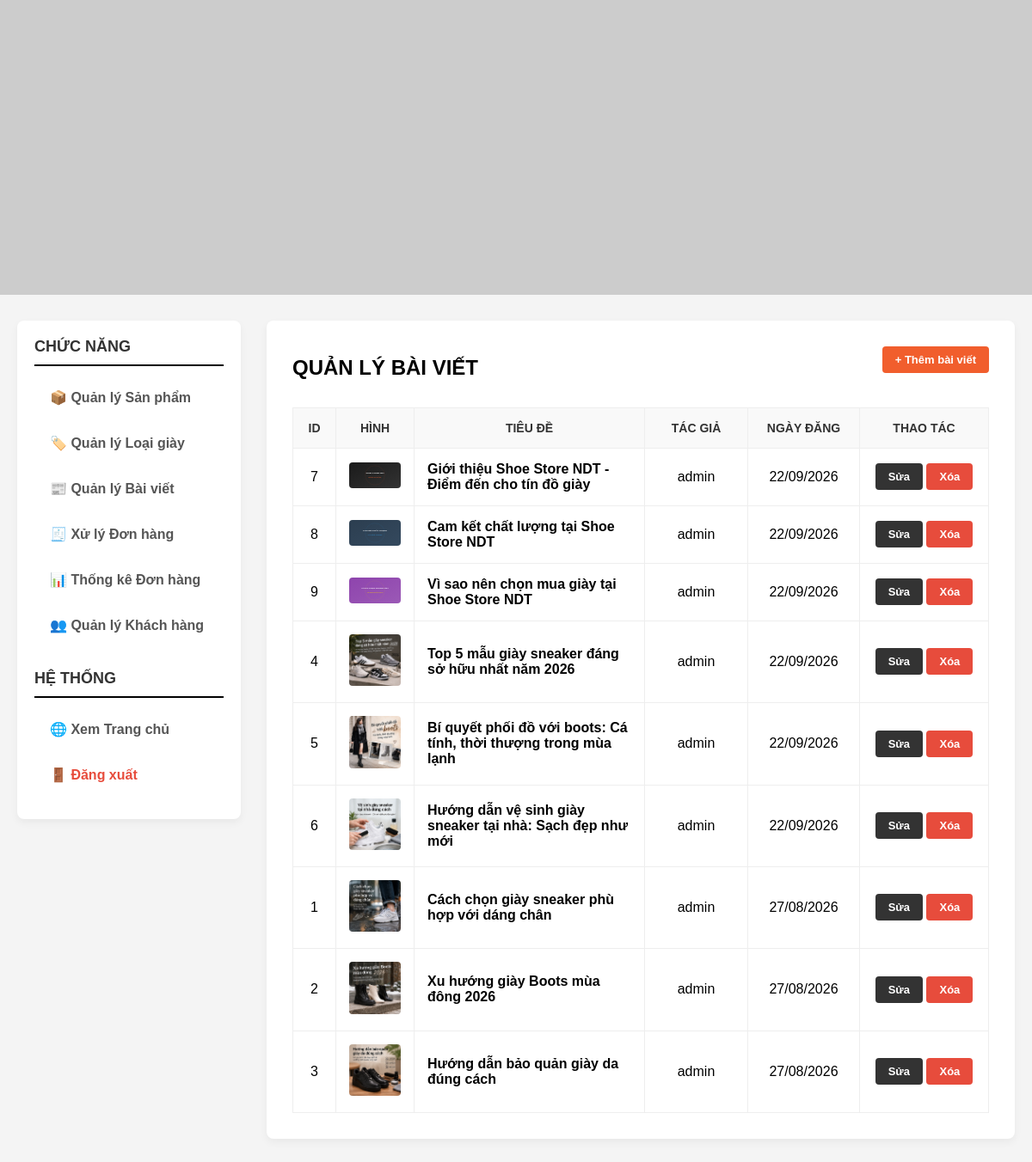
Page /admin.php?act=post (signed in) on the committed database.
### tables this page shows
CREATE TABLE `posts` (
  `idPost` int(11) NOT NULL,
  `tieude` varchar(200) NOT NULL,
  `noidung` text NOT NULL,
  `hinhanh` varchar(255) DEFAULT NULL,
  `tacgia` varchar(50) NOT NULL,
  `ngaydang` datetime NOT NULL DEFAULT current_timestamp()
);

### Model/mPost.php (called while the page is built, shortened)
<?php
class modelPost {
    public function mGetAllPosts() {
        $p = new clsKetNoi();
        $conn = $p->mMoKetNoi();
        $res = $conn->query("SELECT * FROM posts ORDER BY ngaydang DESC");
        return $res;
    }
}
?>

### Controller/cPost.php (called while the page is built, shortened)
<?php
include_once("Model/mPost.php");
class controlPost {
    public function cGetAllPosts() {
        $m = new modelPost();
        return $m->mGetAllPosts();
    }
}
?>

### View/admin_post.php (the view, shortened to what this page needs)
<?php
include_once("Controller/cPost.php");
$ctrl = new controlPost();
?>
<div style="display:flex; justify-content:space-between; align-items:center; margin-bottom:20px;">
    <h2>QUẢN LÝ BÀI VIẾT</h2>
    <a href="admin.php?act=add_post" class="btn btn-add" style="text-decoration:none;">+ Thêm bài viết</a>
</div>
<table>
    <thead>
        <tr>
            <th style="width:50px;">ID</th>
            <th style="width:80px;">Hình</th>
            <th>Tiêu đề</th>
            <th style="width:120px;">Tác giả</th>
            <th style="width:130px;">Ngày đăng</th>
            <th style="width:150px;">Thao tác</th>
        </tr>
    </thead>
    <tbody>
    <?php
    $list = $ctrl->cGetAllPosts();
    if ($list && $list->num_rows > 0) {
        while ($row = $list->fetch_assoc()) {
            echo "<tr>
                    <td>{$row['idPost']}</td>
                    <td><img src='img/{$row['hinhanh']}' width='60' style='border-radius:4px;' onerror=\"this.src='https://placehold.co/60x60?text=Bai+Viet'\"></td>
                    <td style='font-weight:bold; text-align:left;'>{$row['tieude']}</td>
                    <td>{$row['tacgia']}</td>
                    <td>" . date("d/m/Y", strtotime($row['ngaydang'])) . "</td>
                    <td>
                        <a href='admin.php?act=edit_post&id={$row['idPost']}' class='btn btn-edit'>Sửa</a>
                        <a href='admin.php?act=post&del={$row['idPost']}' class='btn btn-delete' onclick='return confirm(\"Bạn có chắc muốn xóa bài viết này?\")'>Xóa</a>
                    </td>
                  </tr>";
        }
    } else {
        echo "<tr><td colspan='6' style='padding:20px; color:#888;'>Chưa có bài viết nào.</td></tr>";
    }
    ?>
    </tbody>
</table>

### admin.php (style rules this page uses)
* { margin: 0; padding: 0; box-sizing: border-box; font-family: Arial, sans-serif; }
body { background-color: #f4f4f4; }
table { width: 100%; border-collapse: collapse; margin-top: 15px; }
table, th, td { border: 1px solid #eee; }
th, td { padding: 15px; text-align: center; }
th { background-color: #f9f9f9; color: #333; text-transform: uppercase; font-size: 14px; }
.btn { padding: 8px 15px; color: white; text-decoration: none; border-radius: 4px; font-size: 13px; font-weight: bold; display: inline-block; transition: 0.3s; }
.btn-edit { background: #333; }
.btn-delete { background: #e74c3c; }
.btn-add { background: #f15e2d; margin-bottom: 20px; }

### rows in the picture
posts: idPost "7", shows a picture, tieude "Giới thiệu Shoe Store NDT - Điểm đến cho tín đồ giày", tacgia "admin", ngaydang "22/09/2026"
posts: idPost "8", hinhanh (picture), tieude "Cam kết chất lượng tại Shoe Store NDT", tacgia "admin", ngaydang "22/09/2026"
posts: idPost "9", hinhanh (picture), tieude "Vì sao nên chọn mua giày tại Shoe Store NDT", tacgia "admin", ngaydang "22/09/2026"
posts: idPost "4", hinhanh (picture), tieude "Top 5 mẫu giày sneaker đáng sở hữu nhất năm 2026", tacgia "admin", ngaydang "22/09/2026"
posts: idPost "5", hinhanh (picture), tieude "Bí quyết phối đồ với boots: Cá tính, thời thượng trong mùa lạnh", tacgia "admin", ngaydang "22/09/2026"
posts: idPost "6", hinhanh (picture), tieude "Hướng dẫn vệ sinh giày sneaker tại nhà: Sạch đẹp như mới", tacgia "admin", ngaydang "22/09/2026"
posts: idPost "1", hinhanh (picture), tieude "Cách chọn giày sneaker phù hợp với dáng chân", tacgia "admin", ngaydang "27/08/2026"
posts: idPost "2", hinhanh (picture), tieude "Xu hướng giày Boots mùa đông 2026", tacgia "admin", ngaydang "27/08/2026"
posts: idPost "3", hinhanh (picture), tieude "Hướng dẫn bảo quản giày da đúng cách", tacgia "admin", ngaydang "27/08/2026"
